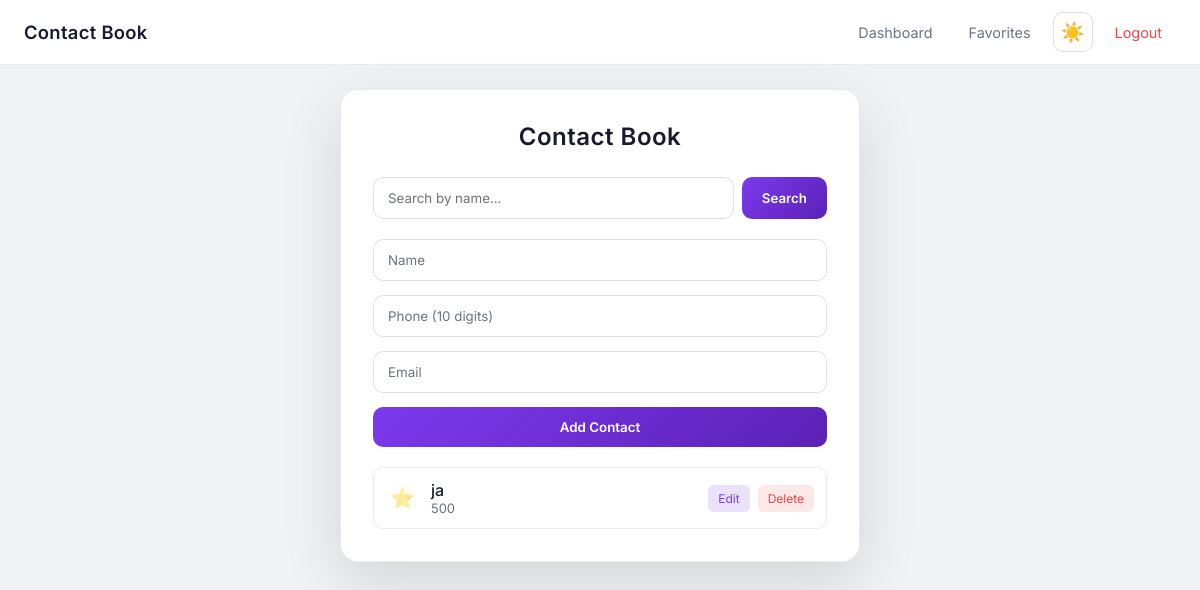
Page /dashboard (signed in) on the earlier database version.
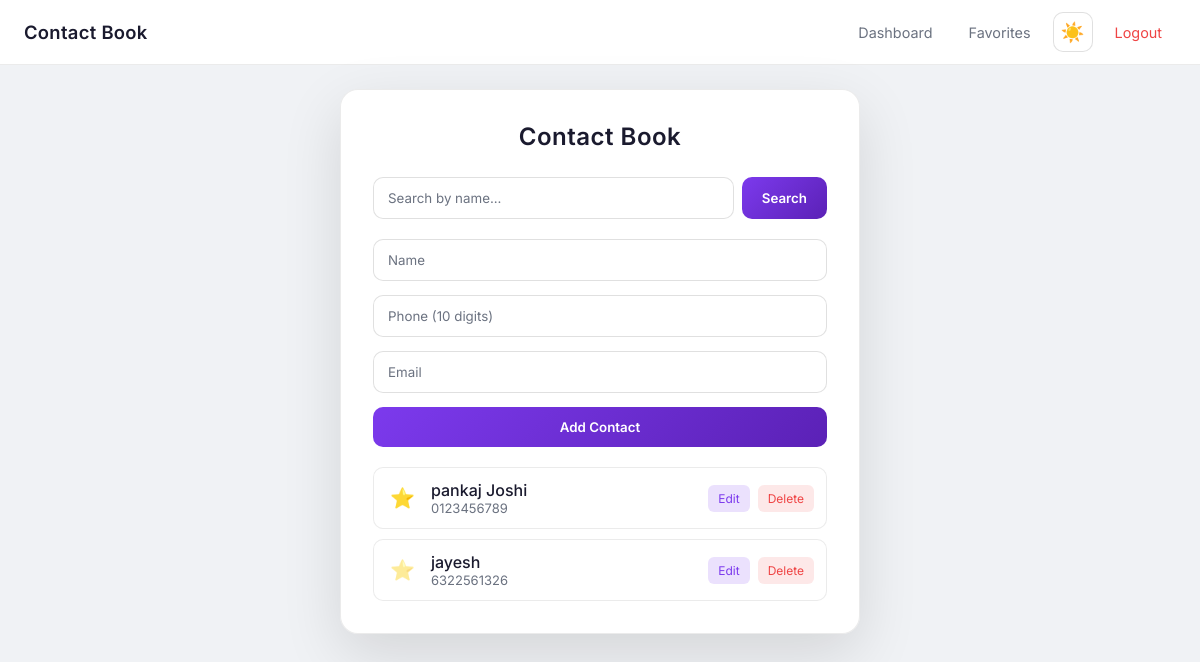
Same page on the later database version.
### app/models.py (models this page shows)
class Contact(db.Model):
    id = db.Column(db.Integer, primary_key=True)
    name = db.Column(db.String(100), nullable=False)
    phone = db.Column(db.String(15), unique=True)
    email = db.Column(db.String(120))
    is_favorite = db.Column(db.Boolean, default=False)
    created_at = db.Column(db.DateTime, default=datetime.utcnow)

### app/contacts/routes.py (the view)
@contacts_bp.route("/dashboard")
@login_required
def dashboard():
    search = request.args.get("q", "").strip()
    page = request.args.get("page", 1, type=int)
    favorites_only = request.args.get("favorites", "").lower() == "1"
    pagination = list_contacts(search=search or None, page=page, per_page=PER_PAGE, favorites_only=favorites_only)
    edit_id = request.args.get("edit", type=int)
    edit_contact = get_contact(edit_id) if edit_id else None
    return render_template(
        "dashboard.html",
        contacts=pagination.items,
        pagination=pagination,
        search=search,
        favorites_filter=favorites_only,
        edit_contact=edit_contact,
    )

### app/contacts/services.py (called while the page is built)
def list_contacts(search=None, page=1, per_page=10, favorites_only=False):
    q = Contact.query
    if search and search.strip():
        term = f"%{search.strip()}%"
        q = q.filter(Contact.name.ilike(term))
    if favorites_only:
        q = q.filter(Contact.is_favorite == True)
    q = q.order_by(Contact.is_favorite.desc(), Contact.created_at.desc())
    pagination = q.paginate(page=page, per_page=per_page)
    return pagination

### app/models.py (called while the page is built)
@login_manager.user_loader
def load_user(user_id):
    return User.query.get(int(user_id))

### app/templates/dashboard.html (shortened to what this page needs)
{% extends "base.html" %}
{% block content %}
<div class="app dashboard-app">
    <h2 class="title">Contact Book</h2>
    <form method="get" action="{{ url_for('contacts.dashboard') }}" class="search-form">
        <input type="search" name="q" value="{{ search }}" placeholder="Search by name..." class="search-input" aria-label="Search contacts">
        <button type="submit" class="search-btn">Search</button>
    </form>
    <form method="post" action="{{ url_for('contacts.add') if not edit_contact else url_for('contacts.edit', id=edit_contact.id) }}" class="contact-form" id="contact-form">
        <input name="name" placeholder="Name" required value="{{ edit_contact.name if edit_contact else '' }}">
        <input name="phone" type="tel" placeholder="Phone (10 digits)" required
               pattern="[0-9]{10}" maxlength="10" minlength="10" inputmode="numeric"
               value="{{ edit_contact.phone if edit_contact else '' }}">
        <input name="email" type="email" placeholder="Email" value="{{ edit_contact.email or '' if edit_contact else '' }}">
        <div class="form-actions">
            <button type="submit">{{ 'Update Contact' if edit_contact else 'Add Contact' }}</button>
        </div>
    </form>
    <ul class="contact-list">
    {% for c in contacts %}
        <li>
            <a href="{{ url_for('contacts.favorite', id=c.id) }}" class="favorite-btn {{ 'is-favorite' if c.is_favorite else '' }}" title="{{ 'Remove from favorites' if c.is_favorite else 'Mark as favorite' }}" aria-label="Toggle favorite">⭐</a>
            <div class="contact-info">
                <span class="name">{{ c.name }}</span>
                <span class="phone">{{ c.phone }}</span>
            </div>
            <div class="contact-actions">
                <a href="{{ url_for('contacts.dashboard', edit=c.id, q=search, page=pagination.page if pagination else 1, favorites='1' if favorites_filter else '') }}" class="edit-btn">Edit</a>
                <a href="{{ url_for('contacts.delete', id=c.id) }}" class="delete-btn" onclick="return confirm('Delete this contact?');">Delete</a>
            </div>
        </li>
    {% endfor %}
    </ul>
</div>
{% endblock %}

### app/templates/base.html (shortened to what this page needs)
<!DOCTYPE html>
<html lang="en">
<head>
    <link rel="stylesheet" href="/static/style.css">
</head>
<body class="theme-dark" id="theme-body">
    {% if current_user.is_authenticated %}
    <nav class="navbar">
        <a href="{{ url_for('contacts.dashboard') }}" class="nav-brand">Contact Book</a>
        <div class="nav-links">
            <a href="{{ url_for('contacts.dashboard') }}" class="nav-link">Dashboard</a>
            <a href="{{ url_for('contacts.dashboard', favorites=1) }}" class="nav-link">Favorites</a>
            <button type="button" class="theme-toggle" id="theme-toggle" title="Toggle dark/light mode" aria-label="Toggle theme">
                <span class="theme-icon sun">☀️</span>
            </button>
            <a href="{{ url_for('auth.logout') }}" class="nav-link nav-logout">Logout</a>
        </div>
    </nav>
    {% endif %}
    <main class="main-content">
        {% block content %}{% endblock %}
    </main>
</body>
</html>

### app/static/style.css (style rules this page uses)
* { margin: 0; padding: 0; box-sizing: border-box; font-family: 'Inter', sans-serif; }
:root, body.theme-dark { --bg-body: #0b0b0e; --bg-card: rgba(18, 18, 24, 0.8); --bg-input: #0f0f14; --bg-input-focus: #111118; --text: #e5e7eb; --text-muted: #9ca3af; --border: rgba(255,255,255,0.06); --border-input: rgba(255,255,255,0.08); --accent: #7c3aed; --accent-dark: #5b21b6; --glow: rgba(124,58,237,0.25); --nav-bg: rgba(12,12,18,0.95); --shadow: 0 20px 60px rgba(0,0,0,0.7); }
body.theme-light { --bg-body: #f0f2f5; --bg-card: rgba(255,255,255,0.95); --bg-input: #fff; --bg-input-focus: #f8f9fa; --text: #1a1a2e; --text-muted: #6b7280; --border: rgba(0,0,0,0.08); --border-input: rgba(0,0,0,0.12); --accent: #7c3aed; --accent-dark: #5b21b6; --glow: rgba(124,58,237,0.2); --nav-bg: rgba(255,255,255,0.98); --shadow: 0 20px 60px rgba(0,0,0,0.12); }
body { background: var(--bg-body); color: var(--text); min-height: 100vh; display: flex; flex-direction: column; align-items: center; overflow-x: hidden; position: relative; transition: background 0.3s ease, color 0.3s ease; }
body.theme-light::before, body.theme-light::after { display: none; }
.main-content { flex: 1; width: 100%; display: flex; justify-content: center; align-items: flex-start; padding: 24px 16px 40px; }
.navbar { width: 100%; padding: 12px 24px; background: var(--nav-bg); backdrop-filter: blur(12px); border-bottom: 1px solid var(--border); display: flex; justify-content: space-between; align-items: center; flex-wrap: wrap; gap: 12px; }
.nav-brand { font-weight: 600; font-size: 1.15rem; color: var(--text); text-decoration: none; letter-spacing: 0.3px; }
.nav-links { display: flex; align-items: center; gap: 8px; }
.nav-link { padding: 8px 14px; border-radius: 8px; color: var(--text-muted); text-decoration: none; font-size: 0.9rem; transition: all 0.2s ease; }
.nav-logout { color: #ef4444; }
.theme-toggle { width: 40px; height: 40px; border-radius: 10px; border: 1px solid var(--border-input); background: var(--bg-input); cursor: pointer; display: flex; align-items: center; justify-content: center; transition: all 0.2s ease; }
.theme-icon { font-size: 1.2rem; }
body.theme-light .theme-icon.sun { display: inline; }
.app, .auth-card { width: 100%; max-width: 480px; padding: 32px; border-radius: 18px; background: var(--bg-card); backdrop-filter: blur(18px); border: 1px solid var(--border); box-shadow: var(--shadow), inset 0 0 0.1px rgba(255,255,255,0.1); animation: fadeUp 0.6s ease; }
.dashboard-app { max-width: 520px; }
.title, .auth-card h2 { text-align: center; margin-bottom: 26px; font-weight: 600; letter-spacing: 0.5px; }
.search-form { display: flex; gap: 8px; margin-bottom: 20px; }
.search-input { flex: 1; margin-bottom: 0; }
.search-btn { width: auto; padding: 12px 20px; }
input { width: 100%; padding: 12px 14px; border-radius: 10px; border: 1px solid var(--border-input); background: var(--bg-input); color: var(--text); outline: none; margin-bottom: 14px; transition: all 0.25s ease; }
input::placeholder { color: var(--text-muted); }
button { width: 100%; padding: 12px; border-radius: 10px; border: none; background: linear-gradient(135deg, var(--accent), var(--accent-dark)); color: white; font-weight: 600; cursor: pointer; transition: all 0.25s ease; }
.form-actions { display: flex; gap: 10px; align-items: center; }
.form-actions button { flex: 1; }
.contact-form { margin-bottom: 20px; }
.contact-list { list-style: none; display: flex; flex-direction: column; gap: 10px; }
.contact-list li { display: flex; align-items: center; gap: 12px; padding: 12px; border-radius: 10px; background: var(--bg-input); border: 1px solid var(--border); transition: all 0.25s ease; }
.contact-info { display: flex; flex-direction: column; flex: 1; min-width: 0; }
.name { font-weight: 500; }
.phone { font-size: 13px; color: var(--text-muted); }
.favorite-btn { font-size: 1.25rem; padding: 4px; line-height: 1; text-decoration: none; opacity: 0.5; transition: transform 0.2s ease, opacity 0.2s ease; }
.favorite-btn.is-favorite { opacity: 1; }
.contact-actions { display: flex; gap: 8px; }
.edit-btn { text-decoration: none; font-size: 12px; padding: 6px 10px; border-radius: 6px; background: rgba(124,58,237,0.15); color: var(--accent); transition: all 0.25s ease; }
.delete-btn { text-decoration: none; font-size: 12px; padding: 6px 10px; border-radius: 6px; background: rgba(239,68,68,0.12); color: #ef4444; transition: all 0.25s ease; }

Differences in the rows shown:
removed Contact: name "ja", phone "500"
added Contact: name "pankaj Joshi", phone "0123456789", is_favorite True (drawn)
added Contact: name "jayesh", phone "6322561326"
